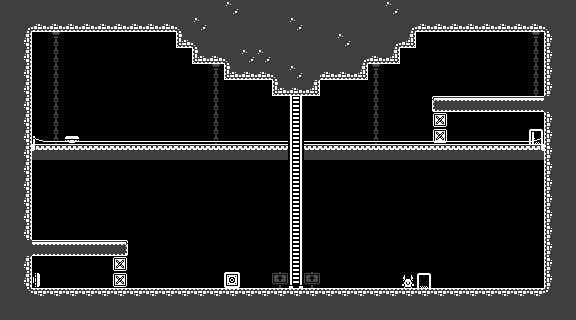

A 2D game scene composited from a Tiled map and its tileset images. What follows is a short description and the map's XML, with each tile layer's data collapsed to a summary:
An orthogonal 36x20 tile map with 16x16 px tiles, 8 tile layers (layer_bg_details, layer_walls, layer_platforms, layer_oneWay_platforms, ...) and 22 objects (12x Stairs, 5x Block, 2x Door, 2x Button, Student).

<map version="1.10" tiledversion="1.11.2" orientation="orthogonal" renderorder="left-up" width="36" height="20" tilewidth="16" tileheight="16" infinite="0" nextlayerid="14" nextobjectid="124">
 <editorsettings>
  <export target="level9.json" format="json" />
 </editorsettings>
 <tileset firstgid="1" name="ts-monochrome_tilemap_transparent" tilewidth="16" tileheight="16" spacing="1" tilecount="400" columns="20">
  <image source="../tilesets/ts-monochrome_tilemap_transparent.png" trans="ff00ff" width="339" height="339" />
 </tileset>
 <layer id="6" name="layer_bg_details" width="36" height="20" opacity="0.3" tintcolor="#686868">
  <data>[720 cells, 23 non-empty, 3 distinct tile ids]</data>
 </layer>
 <layer id="3" name="layer_walls" width="36" height="20">
  <data>[720 cells, 105 non-empty, 10 distinct tile ids]</data>
 </layer>
 <layer id="5" name="layer_platforms" width="36" height="20">
  <data>[720 cells, 75 non-empty, 9 distinct tile ids]</data>
 </layer>
 <layer id="13" name="layer_oneWay_platforms" width="36" height="20">
  <data>[720 cells, 0 non-empty, 0 distinct tile ids]</data>
 </layer>
 <layer id="7" name="layer_fg_details" width="36" height="20">
  <data>[720 cells, 8 non-empty, 1 distinct tile ids]</data>
 </layer>
 <layer id="8" name="layer_ui" width="36" height="20">
  <data>[720 cells, 0 non-empty, 0 distinct tile ids]</data>
 </layer>
 <objectgroup id="9" name="level_entities">
  <object id="1" name="student" type="Student" x="408" y="288">
   <point />
  </object>
  <object id="3" name="door01" type="Door" x="424" y="288">
   <properties>
    <property name="exit" type="bool" value="false" />
    <property name="opened" type="bool" value="true" />
   </properties>
   <point />
  </object>
  <object id="23" name="door2" type="Door" x="536" y="144">
   <properties>
    <property name="exit" type="bool" value="true" />
    <property name="opened" type="bool" value="true" />
   </properties>
   <point />
  </object>
  <object id="89" name="Stairs02" type="Stairs" x="296" y="272">
   <properties>
    <property name="Piece" value="segment" />
   </properties>
   <point />
  </object>
  <object id="90" name="Stairs03" type="Stairs" x="296" y="256">
   <properties>
    <property name="Piece" value="segment" />
   </properties>
   <point />
  </object>
  <object id="91" name="Stairs04" type="Stairs" x="296" y="240">
   <properties>
    <property name="Piece" value="segment" />
   </properties>
   <point />
  </object>
  <object id="92" name="Stairs05" type="Stairs" x="296" y="224">
   <properties>
    <property name="Piece" value="segment" />
   </properties>
   <point />
  </object>
  <object id="93" name="Stairs06" type="Stairs" x="296" y="208">
   <properties>
    <property name="Piece" value="segment" />
   </properties>
   <point />
  </object>
  <object id="94" name="Block01" type="Block" x="232" y="288">
   <properties>
    <property name="group" value="B" />
    <property name="state" type="bool" value="true" />
    <property name="type" value="push" />
   </properties>
   <point />
  </object>
  <object id="96" name="Button01" type="Button" x="32" y="280" rotation="90">
   <properties>
    <property name="group" value="B" />
    <property name="type" value="push" />
   </properties>
   <point />
  </object>
  <object id="97" name="Block02" type="Block" x="440" y="144">
   <properties>
    <property name="group" value="B" />
    <property name="state" type="bool" value="true" />
    <property name="type" value="toogle" />
   </properties>
   <point />
  </object>
  <object id="113" name="Block03" type="Block" x="440" y="128">
   <properties>
    <property name="group" value="B" />
    <property name="state" type="bool" value="true" />
    <property name="type" value="toogle" />
   </properties>
   <point />
  </object>
  <object id="99" name="Stairs01" type="Stairs" x="296" y="288">
   <properties>
    <property name="Piece" value="base" />
   </properties>
   <point />
  </object>
  <object id="100" name="Stairs07" type="Stairs" x="296" y="192">
   <properties>
    <property name="Piece" value="segment" />
   </properties>
   <point />
  </object>
  <object id="119" name="Stairs10" type="Stairs" x="296" y="144">
   <properties>
    <property name="Piece" value="segment" />
   </properties>
   <point />
  </object>
  <object id="101" name="Stairs08" type="Stairs" x="296" y="176">
   <properties>
    <property name="Piece" value="segment" />
   </properties>
   <point />
  </object>
  <object id="120" name="Stairs11" type="Stairs" x="296" y="128">
   <properties>
    <property name="Piece" value="segment" />
   </properties>
   <point />
  </object>
  <object id="102" name="Stairs09" type="Stairs" x="296" y="160">
   <properties>
    <property name="Piece" value="segment" />
   </properties>
   <point />
  </object>
  <object id="121" name="Stairs12" type="Stairs" x="296" y="112">
   <properties>
    <property name="Piece" value="segment" />
   </properties>
   <point />
  </object>
  <object id="115" name="Button02" type="Button" x="72" y="144">
   <properties>
    <property name="group" value="A" />
    <property name="type" value="stomp" />
   </properties>
   <point />
  </object>
  <object id="122" name="Block04" type="Block" x="120" y="288">
   <properties>
    <property name="group" value="A" />
    <property name="state" type="bool" value="true" />
    <property name="type" value="toogle" />
   </properties>
   <point />
  </object>
  <object id="123" name="Block05" type="Block" x="120" y="272">
   <properties>
    <property name="group" value="A" />
    <property name="state" type="bool" value="true" />
    <property name="type" value="toogle" />
   </properties>
   <point />
  </object>
 </objectgroup>
 <layer id="11" name="reference_objects" width="36" height="20">
  <data>[720 cells, 22 non-empty, 8 distinct tile ids]</data>
 </layer>
 <layer id="12" name="layer_collisions" width="36" height="20" opacity="0.25" tintcolor="#aa007f">
  <data>[720 cells, 292 non-empty, 1 distinct tile ids]</data>
 </layer>
</map>
